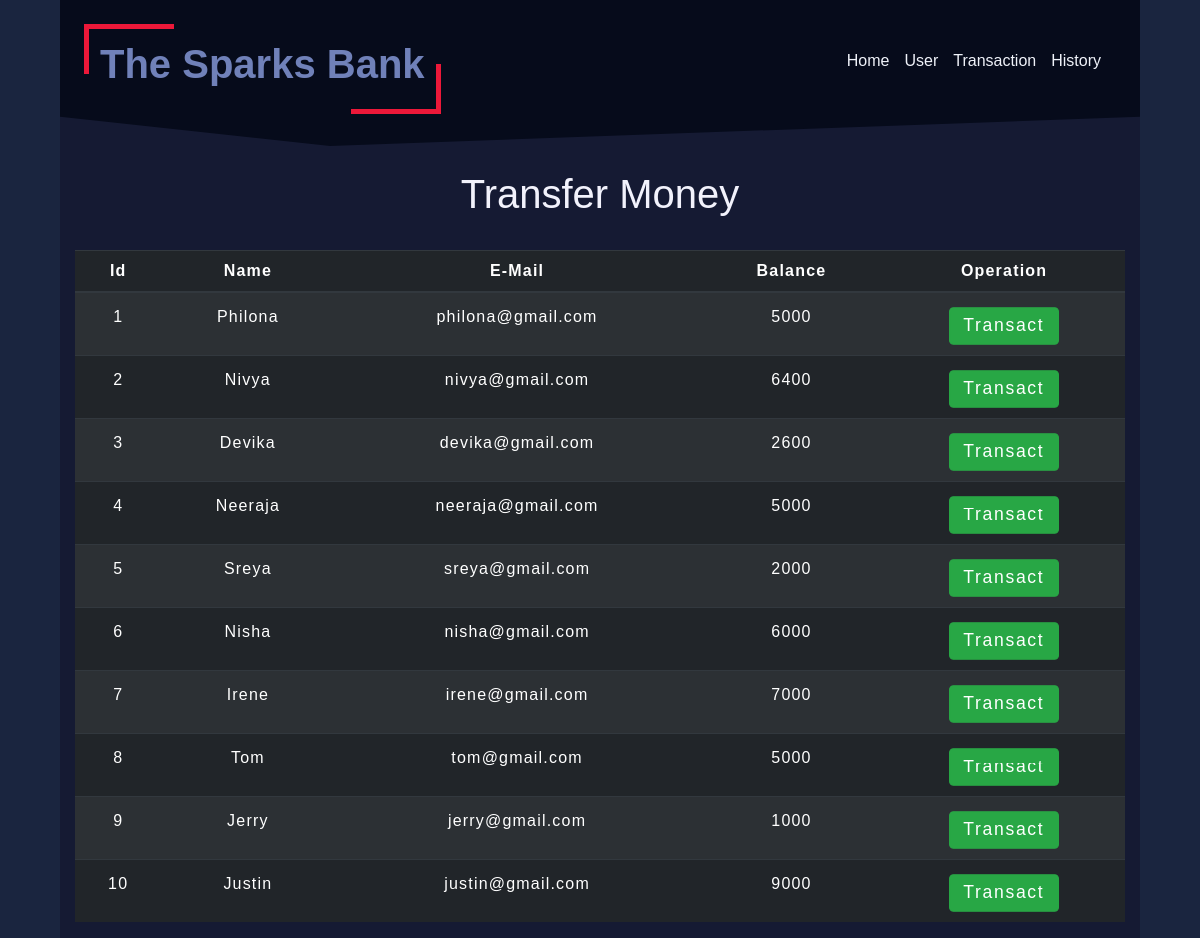
The app's page /transfermoney.php with its own data.
### tables this page shows
CREATE TABLE `users` (
  `id` int(5) NOT NULL,
  `name` text NOT NULL,
  `email` varchar(30) NOT NULL,
  `balance` int(8) NOT NULL
);

### transfermoney.php (the view, shortened to what this page needs)
<!DOCTYPE html>
<html lang="en">
<head>
<link rel="stylesheet" href="https://maxcdn.bootstrapcdn.com/bootstrap/4.0.0/css/bootstrap.min.css">
<link rel="stylesheet" type="text/css" href="css/table.css">
<link rel="stylesheet" type="text/css" href="css/navbar.css?v=<?php echo time(); ?>">
<link rel="stylesheet" type="text/css" href="css/style.css?v=<?php echo time(); ?>">
</head>
<body>
<?php
include 'config.php';
$sql = "SELECT * FROM users";
$result = mysqli_query($conn,$sql);
?>
<?php
include 'navbar.php';
?>
<div class="container">
<h2 class="text-center pt-4" style="color : #f2f2fc; ">Transfer Money</h2>
<br>
<div class="row">
<div class="col">
<div class="table-responsive-sm">
<table class="table table-hover table-dark table-striped">
<thead>
<tr>
<th scope="col" class="text-center py-2">Id</th>
<th scope="col" class="text-center py-2">Name</th>
<th scope="col" class="text-center py-2">E-Mail</th>
<th scope="col" class="text-center py-2">Balance</th>
<th scope="col" class="text-center py-2">Operation</th>
</tr>
</thead>
<tbody>
<?php
while($rows=mysqli_fetch_assoc($result)){
?>
<tr>
<td class="py-auto"><?php echo $rows['id'] ?></td>
<td class="py-auto"><?php echo $rows['name']?></td>
<td class="py-auto"><?php echo $rows['email']?></td>
<td class="py-auto"><?php echo $rows['balance']?></td>
<td><a href="selecteduserdetail.php?id= <?php echo $rows['id'] ;?>" > <button type="button" class="btn btn-success py-1 mt-1 mb-0" >Transact</button></a></td>
</tr>
<?php
}
?>
</tbody>
</table>
</div>
</div>
</div>
</div>
</body>
</html>

### navbar.php (shortened to what this page needs)
<div class="maincontainer"  style="min-height : 100vh; ">
    <section class='navbarsection'>
        <div class='left'>
            <div>
                <h1>The Sparks Bank</h1>
            </div>
        </div>
        <div class='right'>
            <ul class='socials'>
                <li>
                    <a href='index.php'>Home</a>
                </li>
                <li>
                    <a href='viewallcustomers.php'>User</a>
                </li>
                <li>
                    <a href='transfermoney.php'>Transaction</a>
                </li>
                <li>
                    <a href='transactionhistory.php'>History</a>
                </li>
            </ul>
        </div>
    </section>

### css/table.css (style rules this page uses)
* { padding: 0; margin: 0; box-sizing: border-box; font-family: sans-serif; }
h2 { font-size: 40px; }
table { letter-spacing: 1.2px; }
td { text-align: center; }
button { border:none; background: #68ac75; transition: 1s; }

### css/navbar.css (style rules this page uses)
:root { --primary: #1a253f; --dark: #151A33; --secondary: #2555cc; --info: #d4dbee; --ternay: #848db3; --pure: #eff2f9; --fade: #7081b9; --mild: #8997bd; --foooter: #212A4A; --black: #060b1b; --linkedin: #4ac7ac; --github: #020611; --success: #1ecab8; --danger: #f1646c; --dark-blue:#28365f; }
*, *::after, *::before { margin: 0; padding: 0; box-sizing: border-box; }
.maincontainer { width: 90%; margin: 0 auto; background: var(--dark); }
section.navbarsection { background-color: var(--black); display: flex; align-items: center; padding: 1.5rem; clip-path: polygon(0 0, 100% 0, 100% 80%, 25% 100%, 0 80%); padding-bottom: 2rem; }
section.navbarsection .left { flex: 2; }
section.navbarsection .left>div { position: relative; padding: 1rem; display: inline-block; }
section.navbarsection .left>div::before { content:''; width: 90px; height: 50px; position: absolute; left: 0; top:0; border-top:5px solid #ec1839; border-left:5px solid #ec1839; }
section.navbarsection .left>div::after { content:''; width: 90px; height: 50px; position: absolute; right: 0; bottom:0; border-bottom:5px solid #ec1839; border-right:5px solid #ec1839; }
section.navbarsection .right { flex: 1; margin-left: 15rem; }
section.navbarsection .left h1 { color: var(--fade); font-size: 2.5rem; margin-bottom: 10px; font-weight: 700; }
section.navbarsection .right ul.socials { list-style: none; display: flex; align-items: center; }
section.navbarsection .right ul.socials li a { display: inline-block; color: var(--pure); text-decoration: none; margin-right: 15px; text-align: center; line-height: 50px; }

### css/style.css (style rules this page uses)
:root { --primary: #1a253f; --dark: #151A33; --secondary: #2555cc; --info: #d4dbee; --ternay: #848db3; --pure: #eff2f9; --fade: #7081b9; --mild: #8997bd; --foooter: #212A4A; --black: #060b1b; --linkedin: #4ac7ac; --github: #020611; --success: #1ecab8; --danger: #f1646c; --dark-blue:#28365f; }
*, *::after, *::before { margin: 0; padding: 0; box-sizing: border-box; font-family: sans-serif; }
body { display: flex; flex-direction: column; background-color: var(--primary); }
h1 { font-weight: bold; font-size: 50px; color: var(--pure); }
button { border:none; border-radius: 8px; padding: 10px; background:#5ae979c4; color:#fff; letter-spacing: 1.5px; font-size: 15px; transition: 0.5s; margin-bottom: 20px; transform: scale(1.1); }

### transfermoney.php (style rules this page uses)
button { color:#fff; transition: 1.5s; }

### records on screen
users: id "1", name "Philona", email "philona@gmail.com", balance "5000"
users: id "2", name "Nivya", email "nivya@gmail.com", balance "6400"
users: id "3", name "Devika", email "devika@gmail.com", balance "2600"
users: id "4", name "Neeraja", email "neeraja@gmail.com", balance "5000"
users: id "5", name "Sreya", email "sreya@gmail.com", balance "2000"
users: id "6", name "Nisha", email "nisha@gmail.com", balance "6000"
users: id "7", name "Irene", email "irene@gmail.com", balance "7000"
users: id "8", name "Tom", email "tom@gmail.com", balance "5000"
users: id "9", name "Jerry", email "jerry@gmail.com", balance "1000"
users: id "10", name "Justin", email "justin@gmail.com", balance "9000"
